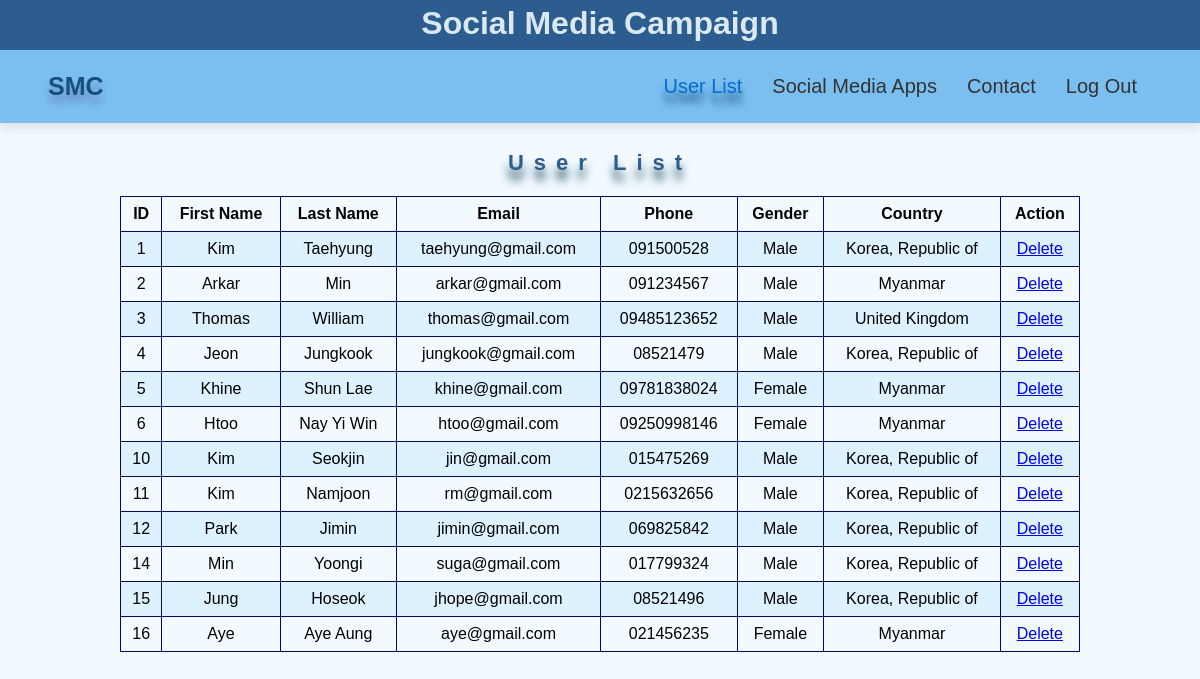
The app's page /admin.php with its own data.
### tables this page shows
CREATE TABLE `users` (
  `id` int(11) NOT NULL,
  `fname` varchar(255) NOT NULL,
  `lname` varchar(255) NOT NULL,
  `email` varchar(255) NOT NULL,
  `password` varchar(255) NOT NULL,
  `phone` varchar(255) NOT NULL,
  `gender` varchar(255) NOT NULL,
  `country` varchar(255) NOT NULL,
  `image` varchar(255) DEFAULT NULL,
  `role_id` int(11) NOT NULL
);

### db/db.php (called while the page is built, shortened)
<?php
class Database
{
    private $pdo;
    private $host = 'localhost';
    private $dbname = 'smc';
    private $username = 'root';
    private $password = '';
    public function __construct()
    {
        try {
            $this->pdo = new PDO("mysql:host=$this->host;dbname=$this->dbname", $this->username, $this->password);
            $this->pdo->setAttribute(PDO::ATTR_ERRMODE, PDO::ERRMODE_EXCEPTION);
        } catch (PDOException $e) {
            echo "Connection failed: " . $e->getMessage();
        }
    }
    public function read($sql, $params = [])
    {
        $stmt = $this->pdo->prepare($sql);
        $stmt->execute($params);
        return $stmt->fetchAll(PDO::FETCH_ASSOC);
    }
}

### admin.php (the view, shortened to what this page needs)
<?php
include './db/db.php';
$db = new Database();
?>
<!DOCTYPE html>
<html lang="en">
<head>
    <link rel="stylesheet" type="text/css" href="css/style.css?<?php echo time(); ?>">
</head>
<body>
    <header>
        <div class="header">
            <h1>Social Media Campaign</h1>
        </div>
        <div class="second-header">
            <a href="admin.php" class="logo">SMC</a>
            <?php
            include("translate.php");
            ?>
            <nav class="navbar">
                <ul>
                    <li><a href="admin.php" class="active">User List</a></li>
                    <li><a href="admin-app.php">Social Media Apps</a></li>
                    <li><a href="admin-contact.php">Contact</a></li>
                    <li><a href="./actions/logout-user.php">Log Out</a></li>
                </ul>
            </nav>
        </div>
    </header>
    <section class="container">
        <p class="mission par-mt">User List</p>
        <table>
            <tr>
                <th>ID</th>
                <th>First Name</th>
                <th>Last Name</th>
                <th>Email</th>
                <th>Phone</th>
                <th>Gender</th>
                <th>Country</th>
                <th>Action</th>
            </tr>
            <?php
            $users = $db->read("SELECT * FROM users");
            foreach ($users as $user) {
                echo "<tr>";
                echo "<td>" . $user['id'] . "</td>";
                echo "<td>" . $user['fname'] . "</td>";
                echo "<td>" . $user['lname'] . "</td>";
                echo "<td>" . $user['email'] . "</td>";
                echo "<td>" . $user['phone'] . "</td>";
                echo "<td>" . $user['gender'] . "</td>";
                echo "<td>" . $user['country'] . "</td>";
                echo "<td><a href='#' onclick='showConfirm(" . $user['id'] . ")'>Delete</a></td>";
                echo "</tr>";
            }
            ?>
        </table>
    </section>
</body>
</html>

### css/style.css (style rules this page uses)
* { margin: 0; padding: 0; box-sizing: border-box; font-family: Arial, Helvetica, sans-serif; }
body { background-color: #f2faff; }
header { position: fixed; top: 0; left: 0; right: 0; background: #7abfef; box-shadow: 0 5px 10px rgba(0, 0, 0, .1); z-index: 1000; }
.header { text-align: center; height: 50px; background: #2c5d8e; color: #dae8f1; padding-top: 5px; }
.second-header { padding: 10px 4%; display: flex; align-items: center; justify-content: space-between; }
header .logo { font-weight: bolder; font-size: 25px; color: #174f7e; text-decoration: none; text-shadow: 0px 8px 7px #6f8ac4; }
header .navbar ul { list-style: none; }
header .navbar ul li { position: relative; float: left; }
header .navbar ul li a { text-decoration: none; padding: 15px; color: #333; font-size: 20px; display: block; }
.active { color: #046bd3 !important; text-shadow: 0px 10px 7px #174f7e; }
.container { width: 80%; margin: 30px auto 0 auto; }
.mission { margin-top: 30px; letter-spacing: 10px; text-align: center; font-weight: bold; font-size: 22px; color: #2c5d8e; text-shadow: 0px 10px 10px #01354a; }
.par-mt { margin-top: 150px; }
table { border-collapse: collapse; width: 100%; margin-top: 20px; }
td, th { border: 1px solid #030a62; text-align: center; padding: 8px; }
tr:nth-child(even) { background-color: #ddf1ff; }

### records on screen
users: id "1", fname "Kim", lname "Taehyung", email "taehyung@gmail.com", phone "091500528", gender "Male", country "Korea, Republic of"
users: id "2", fname "Arkar", lname "Min", email "arkar@gmail.com", phone "091234567", gender "Male", country "Myanmar"
users: id "3", fname "Thomas", lname "William", email "thomas@gmail.com", phone "09485123652", gender "Male", country "United Kingdom"
users: id "4", fname "Jeon", lname "Jungkook", email "jungkook@gmail.com", phone "08521479", gender "Male", country "Korea, Republic of"
users: id "5", fname "Khine", lname "Shun Lae", email "khine@gmail.com", phone "09781838024", gender "Female", country "Myanmar"
users: id "6", fname "Htoo", lname "Nay Yi Win", email "htoo@gmail.com", phone "09250998146", gender "Female", country "Myanmar"
users: id "10", fname "Kim", lname "Seokjin", email "jin@gmail.com", phone "015475269", gender "Male", country "Korea, Republic of"
users: id "11", fname "Kim", lname "Namjoon", email "rm@gmail.com", phone "0215632656", gender "Male", country "Korea, Republic of"
users: id "12", fname "Park", lname "Jimin", email "jimin@gmail.com", phone "069825842", gender "Male", country "Korea, Republic of"
users: id "14", fname "Min", lname "Yoongi", email "suga@gmail.com", phone "017799324", gender "Male", country "Korea, Republic of"
users: id "15", fname "Jung", lname "Hoseok", email "jhope@gmail.com", phone "08521496", gender "Male", country "Korea, Republic of"
users: id "16", fname "Aye", lname "Aye Aung", email "aye@gmail.com", phone "021456235", gender "Female", country "Myanmar"
